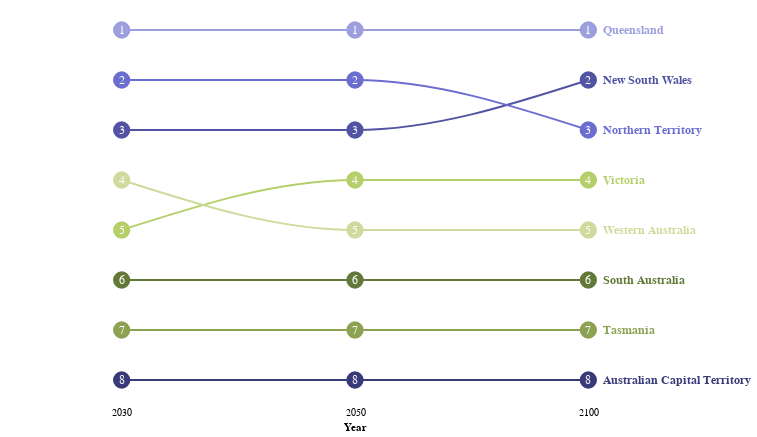

Here is the Vega-Lite specification saved for this chart:
### Vega-Lite specification from a JSON file in a GitHub repository (floating-point values rounded to 4 significant figures)
{"$schema": "https://vega.github.io/schema/vega-lite/v5.json", "width": 700, "height": 400, "config": {"view": {"stroke": null}}, "data": {"values": [{"State": "New South Wales", "Year": 2030, "Percentage": 23}, {"State": "New South Wales", "Year": 2050, "Percentage": 23}, {"State": "New South Wales", "Year": 2100, "Percentage": 28}, {"State": "Victoria", "Year": 2030, "Percentage": 10}, {"State": "Victoria", "Year": 2050, "Percentage": 15}, {"State": "Victoria", "Year": 2100, "Percentage": 23}, {"State": "Queensland", "Year": 2030, "Percentage": 52}, {"State": "Queensland", "Year": 2050, "Percentage": 52}, {"State": "Queensland", "Year": 2100, "Percentage": 64}, {"State": "South Australia", "Year": 2030, "Percentage": 8}, {"State": "South Australia", "Year": 2050, "Percentage": 8}, {"State": "South Australia", "Year": 2100, "Percentage": 10}, {"State": "Western Australia", "Year": 2030, "Percentage": 11}, {"State": "Western Australia", "Year": 2050, "Percentage": 11}, {"State": "Western Australia", "Year": 2100, "Percentage": 12}, {"State": "Tasmania", "Year": 2030, "Percentage": 3}, {"State": "Tasmania", "Year": 2050, "Percentage": 3}, {"State": "Tasmania", "Year": 2100, "Percentage": 3}, {"State": "Northern Territory", "Year": 2030, "Percentage": 24}, {"State": "Northern Territory", "Year": 2050, "Percentage": 24}, {"State": "Northern Territory", "Year": 2100, "Percentage": 24}, {"State": "Australian Capital Territory", "Year": 2030, "Percentage": 0}, {"State": "Australian Capital Territory", "Year": 2050, "Percentage": 0}, {"State": "Australian Capital Territory", "Year": 2100, "Percentage": 0}]}, "transform": [{"window": [{"op": "rank", "as": "Rank"}], "sort": [{"field": "Percentage", "order": "descending"}], "groupby": ["Year"]}, {"window": [{"op": "row_number", "as": "row_num"}], "sort": [{"field": "Year", "order": "descending"}], "groupby": ["State"]}], "layer": [{"mark": {"type": "line", "point": {"size": 300, "filled": true}, "interpolate": "monotone"}, "encoding": {"x": {"field": "Year", "type": "ordinal", "axis": {"title": "Year", "labelAngle": 0, "ticks": false, "grid": false, "domain": false}}, "y": {"field": "Rank", "type": "ordinal", "axis": null}, "color": {"field": "State", "type": "nominal", "scale": {"scheme": "category20b"}, "legend": null, "title": "State"}}}, {"mark": {"type": "circle", "size": 200}, "encoding": {"x": {"field": "Year", "type": "ordinal", "axis": {"ticks": false, "grid": false, "domain": false}}, "y": {"field": "Rank", "type": "ordinal", "axis": null}, "color": {"field": "State", "type": "nominal", "legend": null}, "tooltip": [{"field": "State", "type": "nominal", "title": "State"}, {"field": "Year", "type": "ordinal", "title": "Year"}, {"field": "Percentage", "type": "quantitative", "title": "Impact (%)"}]}}, {"mark": {"type": "text", "align": "center", "dy": 0, "fontSize": 12}, "encoding": {"text": {"field": "Rank", "type": "ordinal"}, "x": {"field": "Year", "type": "ordinal", "axis": {"ticks": false, "grid": false, "domain": false}}, "y": {"field": "Rank", "type": "ordinal", "axis": null}, "color": {"value": "white"}}}, {"mark": {"type": "text", "align": "left", "dx": 15, "fontSize": 12, "fontWeight": "bold"}, "transform": [{"filter": "datum.row_num == 1"}], "encoding": {"text": {"field": "State"}, "x": {"field": "Year", "type": "ordinal"}, "y": {"field": "Rank", "type": "ordinal"}, "color": {"field": "State", "type": "nominal", "legend": null}}}]}
